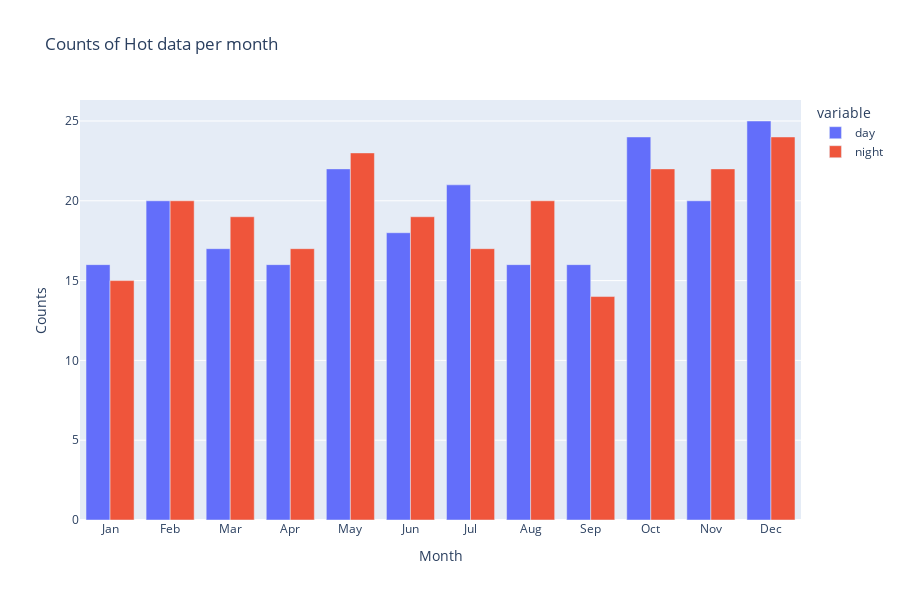

Notebook cell for this chart:
### Code cell
px.bar(
    counts_month,
    x=counts_month.index,
    y=counts_month.columns,
    # side by side
    barmode="group",
    title=f"Counts of {station} data per month",
    labels={"value": "Counts"},
    color_discrete_sequence=px.colors.qualitative.Plotly,
).update_layout(height=600).update_xaxes(
    title_text="Month",
    tickvals=np.arange(1, 13),
    ticktext=["Jan", "Feb", "Mar", "Apr", "May", "Jun", "Jul", "Aug", "Sep", "Oct", "Nov", "Dec"],
).show()

### Figure 1 — Plotly figure (JSON) as saved in the notebook; plotly's stock layout.template omitted (floating-point values rounded to 4 significant figures)
{"data": [{"alignmentgroup": "True", "hovertemplate": "variable=day<br>month=%{x}<br>Counts=%{y}<extra></extra>", "legendgroup": "day", "marker": {"color": "#636EFA", "pattern": {"shape": ""}}, "name": "day", "offsetgroup": "day", "orientation": "v", "showlegend": true, "textposition": "auto", "type": "bar", "x": [1, 2, 3, 4, 5, 6, 7, 8, 9, 10, 11, 12], "xaxis": "x", "y": [16, 20, 17, 16, 22, 18, 21, 16, 16, 24, 20, 25], "yaxis": "y"}, {"alignmentgroup": "True", "hovertemplate": "variable=night<br>month=%{x}<br>Counts=%{y}<extra></extra>", "legendgroup": "night", "marker": {"color": "#EF553B", "pattern": {"shape": ""}}, "name": "night", "offsetgroup": "night", "orientation": "v", "showlegend": true, "textposition": "auto", "type": "bar", "x": [1, 2, 3, 4, 5, 6, 7, 8, 9, 10, 11, 12], "xaxis": "x", "y": [15, 20, 19, 17, 23, 19, 17, 20, 14, 22, 22, 24], "yaxis": "y"}], "layout": {"barmode": "group", "height": 600, "legend": {"title": {"text": "variable"}, "tracegroupgap": 0}, "title": {"text": "Counts of Hot data per month"}, "xaxis": {"anchor": "y", "domain": [0, 1], "ticktext": ["Jan", "Feb", "Mar", "Apr", "May", "Jun", "Jul", "Aug", "Sep", "Oct", "Nov", "Dec"], "tickvals": [1, 2, 3, 4, 5, 6, 7, 8, 9, 10, 11, 12], "title": {"text": "Month"}}, "yaxis": {"anchor": "x", "domain": [0, 1], "title": {"text": "Counts"}}}}
